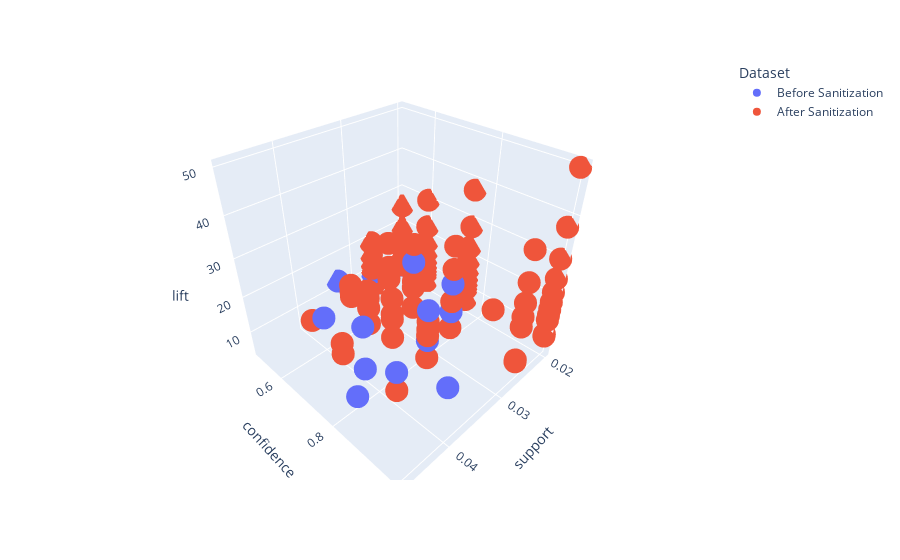

Notebook code cell kept with this figure:
### Code cell
import pandas as pd

# Function to convert frozensets to a string representation
def frozenset_to_string(frozenset_column):
    return frozenset_column.apply(lambda x: ', '.join(x))

# Apply the conversion to both DataFrames
rules['antecedents'] = frozenset_to_string(rules['antecedents'])
rules['consequents'] = frozenset_to_string(rules['consequents'])
rules_after_hidden['antecedents'] = frozenset_to_string(rules_after_hidden['antecedents'])
rules_after_hidden['consequents'] = frozenset_to_string(rules_after_hidden['consequents'])

# Add a column to distinguish between the two sets of rules
rules['Dataset'] = 'Before Sanitization'
rules_after_hidden['Dataset'] = 'After Sanitization'

# Combine the two DataFrames for plotting
combined_rules = pd.concat([rules, rules_after_hidden])

# Now, you should be able to plot without errors
import plotly.express as px

fig = px.scatter_3d(combined_rules,
                    x='support',
                    y='confidence',
                    z='lift',
                    color='Dataset',
                    hover_data=['antecedents', 'consequents'])

fig.show()

### Figure 1 — Plotly figure (JSON) as saved in the notebook; plotly's stock layout.template omitted (floating-point values rounded to 4 significant figures; data arrays with more than 128 entries replaced by an {"elided": "..."} marker saying what was removed)
{"data": [{"customdata": {"elided": "1072x2 str values"}, "hovertemplate": "Dataset=Before Sanitization<br>support=%{x}<br>confidence=%{y}<br>lift=%{z}<br>antecedents=%{customdata[0]}<br>consequents=%{customdata[1]}<extra></extra>", "legendgroup": "Before Sanitization", "marker": {"color": "#636efa", "symbol": "circle"}, "mode": "markers", "name": "Before Sanitization", "scene": "scene", "showlegend": true, "type": "scatter3d", "x": {"elided": "1072 float values"}, "y": {"elided": "1072 float values"}, "z": {"elided": "1072 float values"}}, {"customdata": {"elided": "475x2 str values"}, "hovertemplate": "Dataset=After Sanitization<br>support=%{x}<br>confidence=%{y}<br>lift=%{z}<br>antecedents=%{customdata[0]}<br>consequents=%{customdata[1]}<extra></extra>", "legendgroup": "After Sanitization", "marker": {"color": "#EF553B", "symbol": "circle"}, "mode": "markers", "name": "After Sanitization", "scene": "scene", "showlegend": true, "type": "scatter3d", "x": {"elided": "475 float values"}, "y": {"elided": "475 float values"}, "z": {"elided": "475 float values"}}], "layout": {"legend": {"title": {"text": "Dataset"}, "tracegroupgap": 0}, "margin": {"t": 60}, "scene": {"domain": {"x": [0, 1], "y": [0, 1]}, "xaxis": {"title": {"text": "support"}}, "yaxis": {"title": {"text": "confidence"}}, "zaxis": {"title": {"text": "lift"}}}}}
